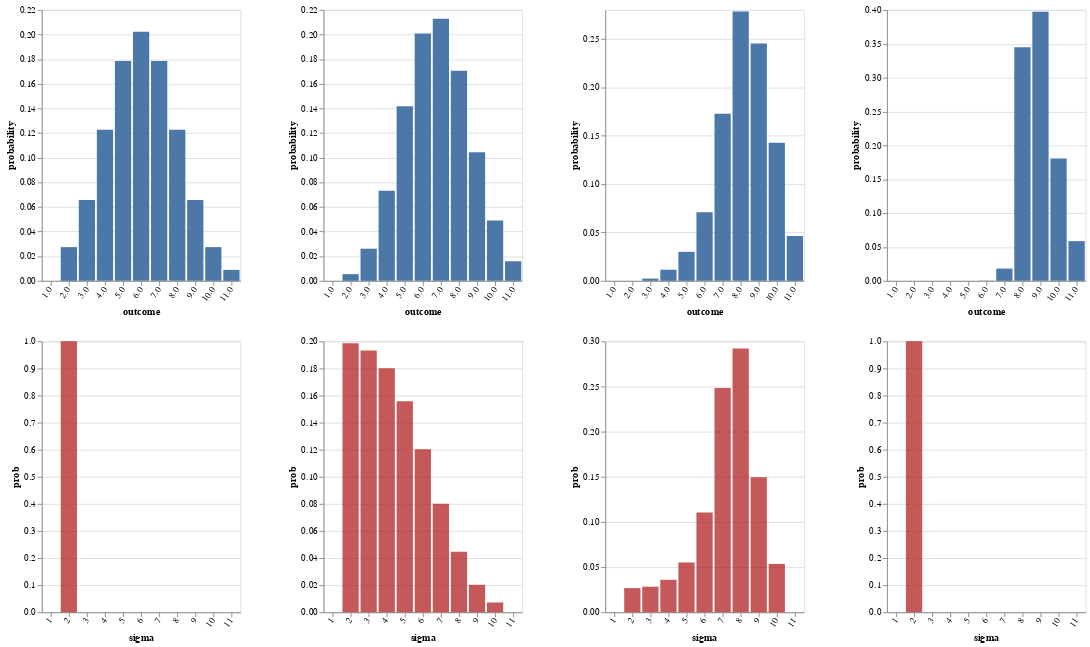

Here is the notebook cell this chart was saved with:
### Code cell
writeIORef cacheRef (0, Map.empty)

vlShow . sidewaysDists <$> traverse mkGraph
  [ listener infoLGJohnUnif cacheRef (0, UTall, 2)
  , tp infoLGJohnUnif >>= \l -> listener infoLGJohnUnif cacheRef (0, UTall, l)
  , listener infoLGJohnUnif cacheRef (1, UTall, 2)
  , listener infoLGJohnUnif cacheRef (2, UTall, 2)
--   , listener infoLGJohnUnif cacheRef (3, UTall, 2)
  ]

### Figure 1 — Vega-Lite specification as saved in the notebook (floating-point values rounded to 4 significant figures)
{"$schema": "https://vega.github.io/schema/vega-lite/v3.json", "hconcat": [{"$schema": "https://vega.github.io/schema/vega-lite/v3.json", "center": true, "vconcat": [{"$schema": "https://vega.github.io/schema/vega-lite/v3.json", "data": {"values": [{"outcome": "1.0", "probability": 0}, {"outcome": "2.0", "probability": 0.02738}, {"outcome": "3.0", "probability": 0.06569}, {"outcome": "4.0", "probability": 0.1227}, {"outcome": "5.0", "probability": 0.1786}, {"outcome": "6.0", "probability": 0.2023}, {"outcome": "7.0", "probability": 0.1786}, {"outcome": "8.0", "probability": 0.1227}, {"outcome": "9.0", "probability": 0.06569}, {"outcome": "10.0", "probability": 0.02738}, {"outcome": "11.0", "probability": 0.008891}]}, "description": "", "encoding": {"x": {"axis": {"labelAngle": -55}, "field": "outcome", "scale": {"rangeStep": 30}, "sort": null, "type": "ordinal"}, "y": {"field": "probability", "type": "quantitative"}}, "mark": "bar"}, {"$schema": "https://vega.github.io/schema/vega-lite/v3.json", "data": {"values": [{"prob": 1, "sigma": "2"}]}, "description": "", "encoding": {"x": {"axis": {"labelAngle": -55}, "field": "sigma", "scale": {"domain": ["1", "2", "3", "4", "5", "6", "7", "8", "9", "10", "11"], "rangeStep": 30}, "sort": null, "type": "ordinal"}, "y": {"field": "prob", "type": "quantitative"}}, "mark": {"color": "firebrick", "opacity": 0.75, "type": "bar"}}]}, {"$schema": "https://vega.github.io/schema/vega-lite/v3.json", "center": true, "vconcat": [{"$schema": "https://vega.github.io/schema/vega-lite/v3.json", "data": {"values": [{"outcome": "1.0", "probability": 0}, {"outcome": "2.0", "probability": 0.005438}, {"outcome": "3.0", "probability": 0.02609}, {"outcome": "4.0", "probability": 0.07312}, {"outcome": "5.0", "probability": 0.1418}, {"outcome": "6.0", "probability": 0.2009}, {"outcome": "7.0", "probability": 0.2128}, {"outcome": "8.0", "probability": 0.1706}, {"outcome": "9.0", "probability": 0.1044}, {"outcome": "10.0", "probability": 0.04894}, {"outcome": "11.0", "probability": 0.01589}]}, "description": "", "encoding": {"x": {"axis": {"labelAngle": -55}, "field": "outcome", "scale": {"rangeStep": 30}, "sort": null, "type": "ordinal"}, "y": {"field": "probability", "type": "quantitative"}}, "mark": "bar"}, {"$schema": "https://vega.github.io/schema/vega-lite/v3.json", "data": {"values": [{"prob": 0.1986, "sigma": "2"}, {"prob": 0.1931, "sigma": "3"}, {"prob": 0.1801, "sigma": "4"}, {"prob": 0.1557, "sigma": "5"}, {"prob": 0.1203, "sigma": "6"}, {"prob": 0.08008, "sigma": "7"}, {"prob": 0.04462, "sigma": "8"}, {"prob": 0.02025, "sigma": "9"}, {"prob": 0.007204, "sigma": "10"}]}, "description": "", "encoding": {"x": {"axis": {"labelAngle": -55}, "field": "sigma", "scale": {"domain": ["1", "2", "3", "4", "5", "6", "7", "8", "9", "10", "11"], "rangeStep": 30}, "sort": null, "type": "ordinal"}, "y": {"field": "prob", "type": "quantitative"}}, "mark": {"color": "firebrick", "opacity": 0.75, "type": "bar"}}]}, {"$schema": "https://vega.github.io/schema/vega-lite/v3.json", "center": true, "vconcat": [{"$schema": "https://vega.github.io/schema/vega-lite/v3.json", "data": {"values": [{"outcome": "1.0", "probability": 0}, {"outcome": "2.0", "probability": 3.8e-06}, {"outcome": "3.0", "probability": 0.002289}, {"outcome": "4.0", "probability": 0.01149}, {"outcome": "5.0", "probability": 0.02999}, {"outcome": "6.0", "probability": 0.07097}, {"outcome": "7.0", "probability": 0.1727}, {"outcome": "8.0", "probability": 0.2783}, {"outcome": "9.0", "probability": 0.2453}, {"outcome": "10.0", "probability": 0.1427}, {"outcome": "11.0", "probability": 0.04631}]}, "description": "", "encoding": {"x": {"axis": {"labelAngle": -55}, "field": "outcome", "scale": {"rangeStep": 30}, "sort": null, "type": "ordinal"}, "y": {"field": "probability", "type": "quantitative"}}, "mark": "bar"}, {"$schema": "https://vega.github.io/schema/vega-lite/v3.json", "data": {"values": [{"prob": 0.02672, "sigma": "2"}, {"prob": 0.02826, "sigma": "3"}, {"prob": 0.03592, "sigma": "4"}, {"prob": 0.05511, "sigma": "5"}, {"prob": 0.1103, "sigma": "6"}, {"prob": 0.2484, "sigma": "7"}, {"prob": 0.2922, "sigma": "8"}, {"prob": 0.1495, "sigma": "9"}, {"prob": 0.0535, "sigma": "10"}]}, "description": "", "encoding": {"x": {"axis": {"labelAngle": -55}, "field": "sigma", "scale": {"domain": ["1", "2", "3", "4", "5", "6", "7", "8", "9", "10", "11"], "rangeStep": 30}, "sort": null, "type": "ordinal"}, "y": {"field": "prob", "type": "quantitative"}}, "mark": {"color": "firebrick", "opacity": 0.75, "type": "bar"}}]}, {"$schema": "https://vega.github.io/schema/vega-lite/v3.json", "center": true, "vconcat": [{"$schema": "https://vega.github.io/schema/vega-lite/v3.json", "data": {"values": [{"outcome": "1.0", "probability": 0}, {"outcome": "2.0", "probability": 1.319e-19}, {"outcome": "3.0", "probability": 8.711e-09}, {"outcome": "4.0", "probability": 8.932e-07}, {"outcome": "5.0", "probability": 1.305e-05}, {"outcome": "6.0", "probability": 0.0002959}, {"outcome": "7.0", "probability": 0.01805}, {"outcome": "8.0", "probability": 0.345}, {"outcome": "9.0", "probability": 0.3974}, {"outcome": "10.0", "probability": 0.1806}, {"outcome": "11.0", "probability": 0.05864}]}, "description": "", "encoding": {"x": {"axis": {"labelAngle": -55}, "field": "outcome", "scale": {"rangeStep": 30}, "sort": null, "type": "ordinal"}, "y": {"field": "probability", "type": "quantitative"}}, "mark": "bar"}, {"$schema": "https://vega.github.io/schema/vega-lite/v3.json", "data": {"values": [{"prob": 1, "sigma": "2"}]}, "description": "", "encoding": {"x": {"axis": {"labelAngle": -55}, "field": "sigma", "scale": {"domain": ["1", "2", "3", "4", "5", "6", "7", "8", "9", "10", "11"], "rangeStep": 30}, "sort": null, "type": "ordinal"}, "y": {"field": "prob", "type": "quantitative"}}, "mark": {"color": "firebrick", "opacity": 0.75, "type": "bar"}}]}], "spacing": 50}
